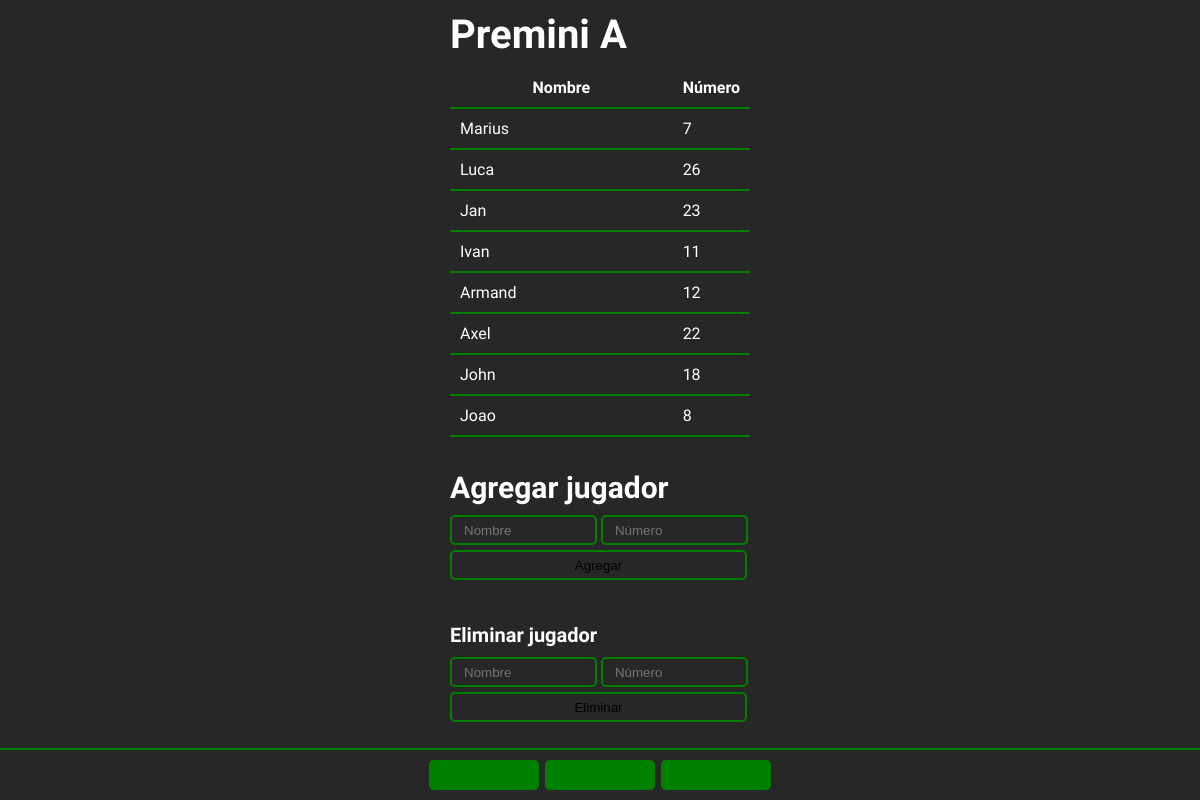
The app's page /equipo with its own data.
### src/database/models.py (models this page shows)
class Jugador(Base):
    __tablename__ = 'jugadores'
    id = Column(Integer, primary_key=True)
    numero = Column(String, nullable=False)
    nombre = Column(String, nullable=True)
    min_tot = Column(Integer, default=0)

### main.py (the view)
@app.route('/equipo')
def equipo():
    jugadores = db.listar_jugadores()
    return render_template('equipo.html', jugadores=jugadores)

### src/database/db_manager.py (called while the page is built)
    def listar_jugadores(self):
        jugadores = self.session.query(Jugador).all()
        return jugadores

### templates/equipo.html (shortened to what this page needs)
<!DOCTYPE html>
<html lang="en">
<head>
    <link rel="stylesheet" href="{{ url_for('static', filename='css/style.css') }}">
<body>
    <div class="contenido">
        <adiv class="main">
            <div class="equipo">
                <h1 class="titulo" id="equipo">Premini A</h1>
                <table class="tabla">
                    <tr>
                        <th>Nombre</th>
                        <th>Número</th>
                    </tr>
                    {% for jugador in jugadores %}
                    <tr>
                        <td>{{ jugador.nombre }}</td>
                        <td>{{ jugador.numero }}</td>
                    </tr>
                    {% endfor %}
                </table>
            </div>
            <div class="agregarJugador">
                <h1 class="titulo">Agregar jugador</h1>
                <form class="form" method="POST" action="/agregar">
                    <input type="text" name="nombre" placeholder="Nombre">
                    <input type="number" name="numero" placeholder="Número">
                    <button class="boton" type="submit">Agregar</button>
                </form>
            </div>
            <div class="eliminarJugador">
                <h1 class="titulo" id="eliminarjugador">Eliminar jugador</h1>
                <form class="form" method="POST" action="/quitar">
                    <input type="text" name="nombre" placeholder="Nombre">
                    <input type="number" name="numero" placeholder="Número">
                    <button class="boton" type="submit">Eliminar</button>
                </form>
            </div>
        </div>
    <nav class="bottom-nav">
        <a class="botonMenu" href="/equipo.html"></a>
        <a class="botonMenu" href="/partido"></a>
        <a class="botonMenu" href="/config.html"></a>
    </nav>
</body>
</html>

### static/css/style.css (style rules this page uses)
body { display: flex; flex-direction: column; align-items: center; justify-content: center; background-color: #272727; }
.titulo { font-family: "Roboto Condensed", sans-serif; font-size: 30px; margin-bottom: 10px; margin-top: 3px; color: white; }
#equipo { font-size: 40px; width: 300px; }
.contenido { padding-bottom: 70px; }
.agregarJugador { display: flex; flex-direction: column; justify-content: center; align-items: left; width: 300px; }
.form { font-family: "Roboto Condensed", sans-serif; }
input { width: 49%; padding: 12px; height: 30px; box-sizing: border-box; border: 2px solid green; border-radius: 5px; background-color: #272727; color: white; margin-bottom: 5px; }
.boton { border: 2px solid green; border-radius: 5px; width: 99%; height: 30px; background-color: #272727; }
.eliminarJugador { display: flex; flex-direction: column; justify-content: center; align-items: left; width: 300px; margin-top: 40px; }
#eliminarjugador { font-size: 20px; }
table, th, td { border-bottom: 2px solid green; border-collapse: collapse; padding: 10px; width: 100%; color: white; font-family: "SN Pro", sans-serif; margin-bottom: 30px; }
.bottom-nav { display: flex; align-items: center; justify-content: center; flex-direction: row; position: fixed; bottom: 0; left: 0; height: 50px; width: 100%; border-top: 2px solid green; background-color: #272727; }
.botonMenu { border-radius: 5px; margin: 3px; width: 110px; height: 30px; background-color: green; }

### records on screen
Jugador: nombre "Marius", numero "7"
Jugador: nombre "Luca", numero "26"
Jugador: nombre "Jan", numero "23"
Jugador: nombre "Ivan", numero "11"
Jugador: nombre "Armand", numero "12"
Jugador: nombre "Axel", numero "22"
Jugador: nombre "John", numero "18"
Jugador: nombre "Joao", numero "8"
